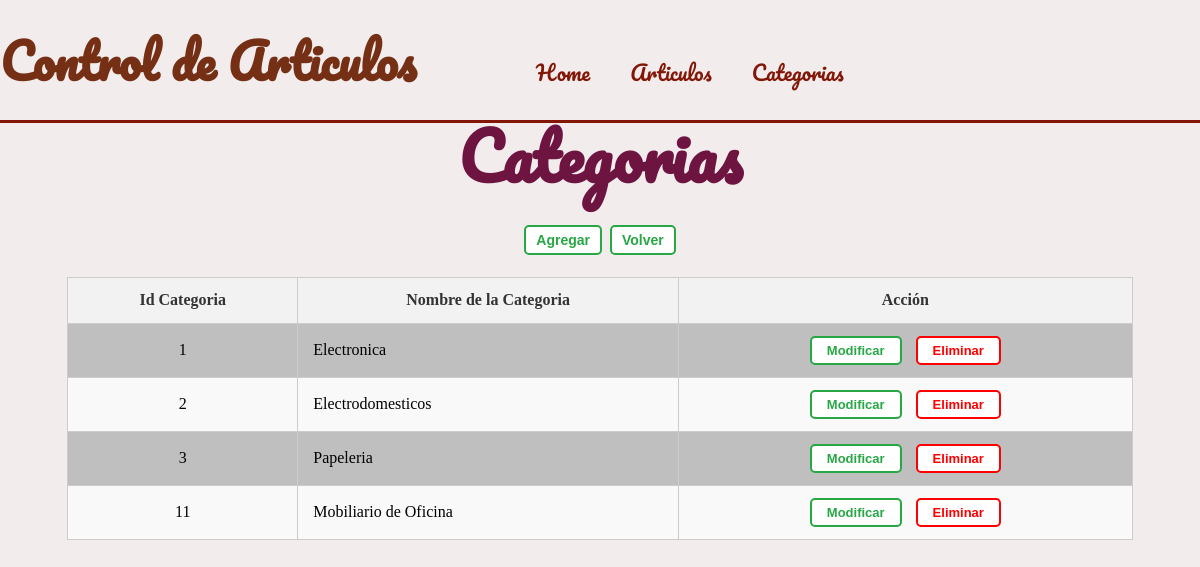
Page /categorias/ on the committed database.
### myapp/models.py (models this page shows)
class Categorias(models.Model):
    nom_categoria = models.CharField(max_length=50)

### myapp/views.py (the view)
# urls.py: path('categorias/',views.categorias),
def categorias(request):
    datos = Categorias.objects.all()
    return render(request,"categorias.html",{"categorias":datos})

### myapp/templates/categorias.html
{% extends "layouts/menu.html" %}
{% block contenido %}
    <h1>Categorias</h1>
    <div class="frame">
        <a href="/admincategorias/0"><button class="custom-btn btn-1" id="newcategoria">Agregar</button></a>
        <a href="/"><button class="custom-btn btn-1">Volver</button></a>
    </div>
    <table class="table" id="tablaArticulos">
        <thead>
            <tr>
                <th>Id Categoria</th>
                <th>Nombre de la Categoria</th>
                <th>Acción</th>
            </tr>
        </thead>
        {% for categoria in categorias %}
            <tr>
                <td class="centrar">{{ categoria.id }}</td>
                <td>{{ categoria.nom_categoria }}</td>
                <td class="centrar">
                    <a href="/admincategorias/{{categoria.id}}"><button class="custom-btn btn-accion modificar-btn">Modificar</button></a>
                    <a href="/eliminarcategoria/{{categoria.id}}">
                        <button class="custom-btn btn-accion eliminar-btn">Eliminar</button>
                    </a>
                </td>
            </tr>
        {% endfor %}
    </table>
{% endblock %}

### myapp/static/css/style.css (style rules this page uses)
body { background-color: rgb(242, 236, 236); }

### myapp/static/css/tabla.css (style rules this page uses)
h1 { margin-top: 100px; font-family: Pacifico; color: rgb(110, 20, 65); height: 10vh; font-size: 4em !important; font-weight: bold; }
table { width: 100%; background: white; line-height: 1.3em; display: table; }
tr:nth-of-type(odd) { background: rgba(128, 128, 128, 0.5); }
td, th { padding: 6px; border: 1px solid rgba(128, 128, 128, 0.8); text-align: left; }
th { background: grey; color: white; font-weight: bold; }
body { background-color: rgb(242, 236, 236); text-align: center; }
.table { margin: 0 auto; border-collapse: collapse; width: 90%; }
.table th, .table td { padding: 12px 15px; border: 1px solid #ccc; text-align: left; }
.table th { background-color: #f2f2f2; color: #333; text-align: center; }
.table tr:nth-child(even) { background-color: #f9f9f9; }
.custom-btn { padding: 5px 10px; border: 2px solid #28a745; border-radius: 5px; background-color: #fff; color: #28a745; font-size: 14px; font-weight: bold; cursor: pointer; transition: 0.3s; margin: 2px; }
.custom-btn.btn-accion { margin: 0 5px; padding: 5px 15px; font-size: 13px; display: inline-block; }
.custom-btn.eliminar-btn { border-color: red; color: red; }
.frame { margin-top: 20px; margin-bottom: 20px; }
.centrar { text-align: center !important; }
a { text-decoration: none; }

### myapp/static/css/login.css (style rules this page uses)
:root { --color-pink: rgb(253, 124, 110,0.9); box-sizing: border-box; }
body { background-color: rgb(242, 236, 236); background-attachment: fixed; background-repeat: no-repeat; background-size: cover; background-position:center center; }

### rows in the picture
Categorias: id "1", nom_categoria "Electronica"
Categorias: id "2", nom_categoria "Electrodomesticos"
Categorias: id "3", nom_categoria "Papeleria"
Categorias: id "11", nom_categoria "Mobiliario de Oficina"
